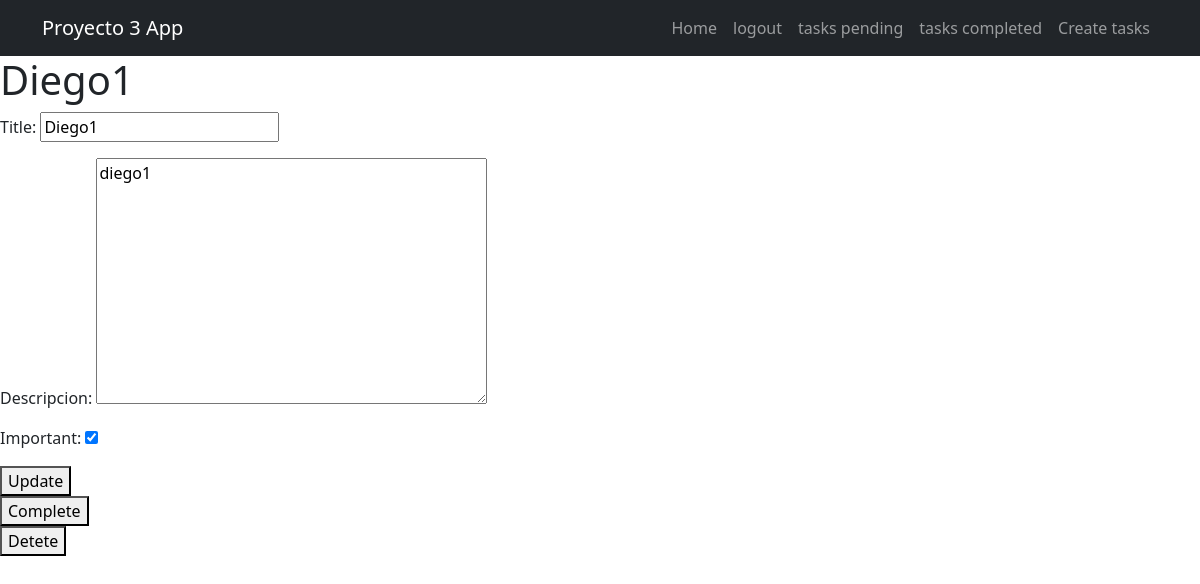
Before: /tasks/9/ (signed in) with the older database file.
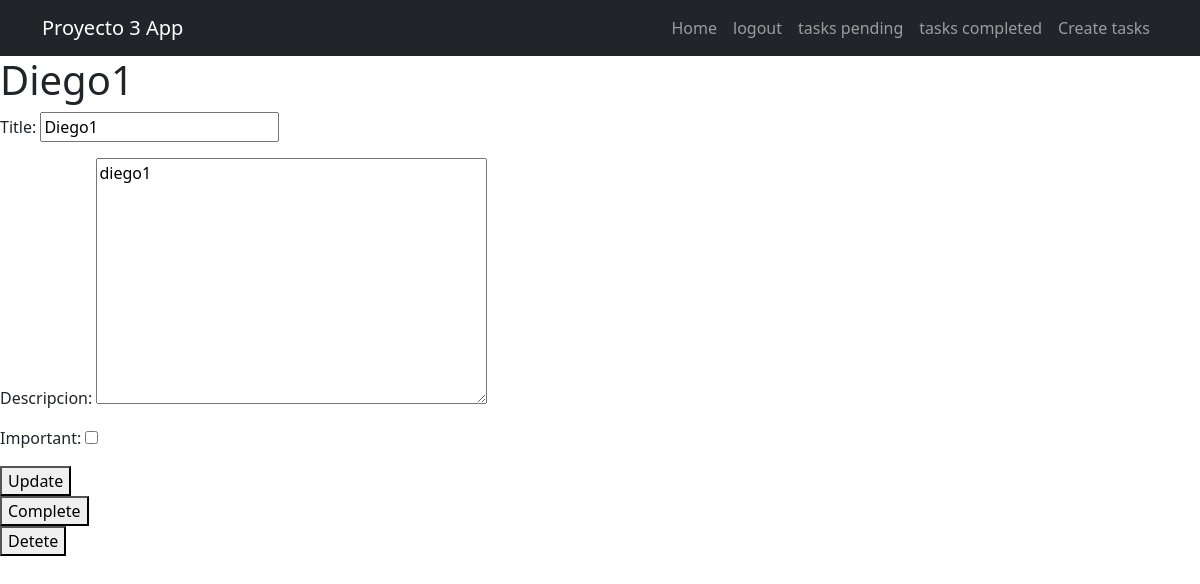
After: the same page with the newer database file.
### tasks/models.py (models this page shows, shortened)
class Task(models.Model):
    title = models.CharField(max_length=100)
    descripcion = models.TextField(blank=True)
    created = models.DateTimeField(auto_now_add=True)
    detacompleted = models.DateTimeField(null=True)
    important = models.BooleanField(default=False)
    user = models.ForeignKey(User, on_delete=models.CASCADE)

### tasks/views.py (the view, shortened to what this page needs)
# urls.py: path('tasks/<int:task_id>/', views.task_detail, name='task_datail'),
@login_required
def task_detail(request, task_id):
    if request.method == 'GET':
        task = get_object_or_404(Task, pk=task_id, user=request.user)
        form = TasksForm(instance=task)
        return render(request, 'task_detail.html', {'task': task,'form': form})

### tasks/forms.py
class TasksForm(ModelForm):
    class Meta:
        model = Task
        fields = ['title', 'descripcion', 'important']

### tasks/templates/task_detail.html (shortened to what this page needs)
{% extends 'base.html' %}
{% block content %}
    <h1>{{task.title}}</h1>
    <form method="POST">
        {{form.as_p}}
        <button>
            Update
        </button>
    </form>
    <form action="{% url 'complete_task' task.id %}" method="POST">
        <button>
            Complete
        </button>
    </form>
    <form action="{% url 'delete_task' task.id %}" method="POST">
        <button>
            Detete
        </button>
    </form>
{% endblock  %}

### tasks/templates/base.html (shortened to what this page needs)
<!DOCTYPE html>
<html lang="en">
<head>
    <link rel="stylesheet" href="https://cdn.jsdelivr.net/npm/bootstrap@5.3.0-alpha1/dist/css/bootstrap.min.css">
</head>
<body>
    <nav class="navbar navbar-expand-lg bg-dark navbar-dark">
        <div class="container">
          <a class="navbar-brand" href="/">Proyecto 3 App</a>
          <div class="collapse navbar-collapse" id="navbarNav">
            <ul class="navbar-nav ms-auto">
                <li class="nav-item">
                    <a href="/" class="nav-link">Home</a>
                </li>
                {% if user.is_authenticated %}
                <li class="nav-item">
                    <a href="/logout/" class="nav-link">logout</a>
                </li>
                <li>
                    <a href="/tasks/" class="nav-link">tasks pending</a>
                </li>
                <li class="nav-item">
                    <a href="/tasks_completed/" class="nav-link">tasks completed</a>
                </li>
                <li class="nav-item">
                    <a href="/tasks/create/" class="nav-link">Create tasks</a>
                </li>
                {% endif %}
            </ul>
          </div>
        </div>
      </nav>
    {% block content %}
    {% endblock %}
</body>
</html>

Changed rows visible on the page:
changed Task "Diego1": important "☑" → "☐"
